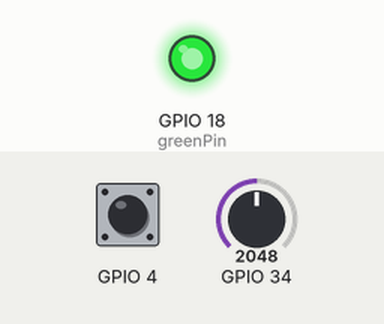
A sketch run on a simulated ESP32. On the bench: output pins drawn as LEDs (lit = HIGH). Dashed ring = blinking. The test bench sets the inputs (shaded band); at power-on: GPIO 4 HIGH, GPIO 34 = 2048. What the sketch prints to the serial monitor is not drawn.

Above: at 1.2 s.
1.3 s: GPIO 4 pulled LOW for 1 s
At 1.56 s:
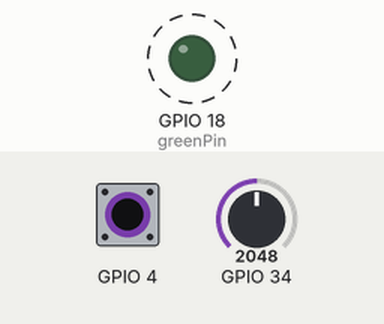
4.3 s: GPIO 4 pulled LOW for 3.2 s
At 7.7 s:
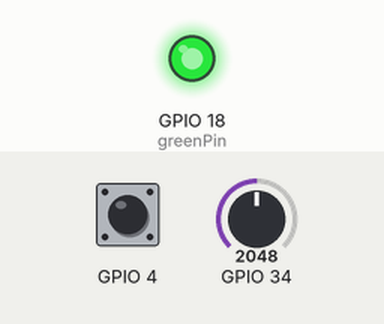
9.0 s: GPIO 4 pulled LOW for 0.15 s
At 9.3 s:
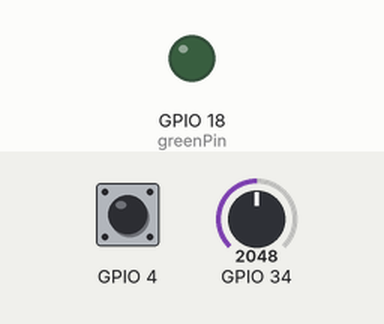
Timing chart, 0 to 12.0 s (numbered marks = the images above; inputs shaded):
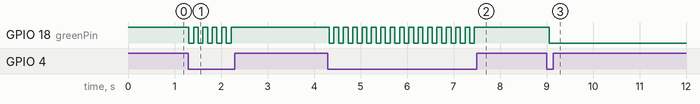

Measured:
- after the input at 1.3 s, GPIO 18 (greenPin): alternates HIGH for 0.10 s and LOW for 0.10 s, 10 changes in all, then stays HIGH, starting at once
- after the input at 4.3 s, GPIO 18 (greenPin): alternates HIGH for 0.10 s and LOW for 0.10 s, 32 changes in all, then stays HIGH, starting at once
- after the input at 9.0 s, GPIO 18 (greenPin): HIGH → LOW after 0.06 s

The sketch:

Wifi_Communication.ino
```cpp
#include <WiFi.h>
#include <WebServer.h>
#include <WiFiUdp.h>
//#include <OSCMessage.h>


/* Put your SSID & Password */
const char* ssid = "cynthia";  // Enter SSID here
const char* password = "12345678";  //Enter Password here

/* Put IP Address details */
IPAddress local_ip(192,168,1,1);
IPAddress gateway(192,168,1,1);
IPAddress subnet(255,255,255,0);

WebServer server(80);

int greenPin = 18;
const int greenLEDChannel = 1;
const int freq = 5000;
const int resolution = 8;
bool playing = true;

WiFiUDP udp;

void setup() {
  Serial.begin(9600);

  pinMode(greenPin, OUTPUT);
  ledcSetup(greenLEDChannel, freq, resolution);
  ledcAttachPin(greenPin, greenLEDChannel);
  ledcWrite(greenLEDChannel, 255);

  WiFi.softAP(ssid, password);
  WiFi.softAPConfig(local_ip, gateway, subnet);

    server.begin();
}

void loop(){

    udp.beginPacket("192.168.1.2",5005);
    int touchVal = touchRead(T0);
    int piezoVal = analogRead(34);
    //Serial.println(touchVal);  // get value using T0
    Serial.println(piezoVal);
    if (touchVal < 20) {
      // light turns on when song is playing
      if (playing) {
        ledcWrite(greenLEDChannel, 0);
        playing = false;
      }
      else {
        ledcWrite(greenLEDChannel, 255);
        playing = true;
      }
      udp.write(65); // A
    }
    else {
      udp.write(66); // B
    }

    if (piezoVal > 200) {
      // Serial.println("increase vol");
      udp.write(67); // C
    }
    else {
      // Serial.println("decrease vol");
      udp.write(68);  // D
    }
    udp.endPacket();


  //Wait for 1 second
  delay(100);

}
```
